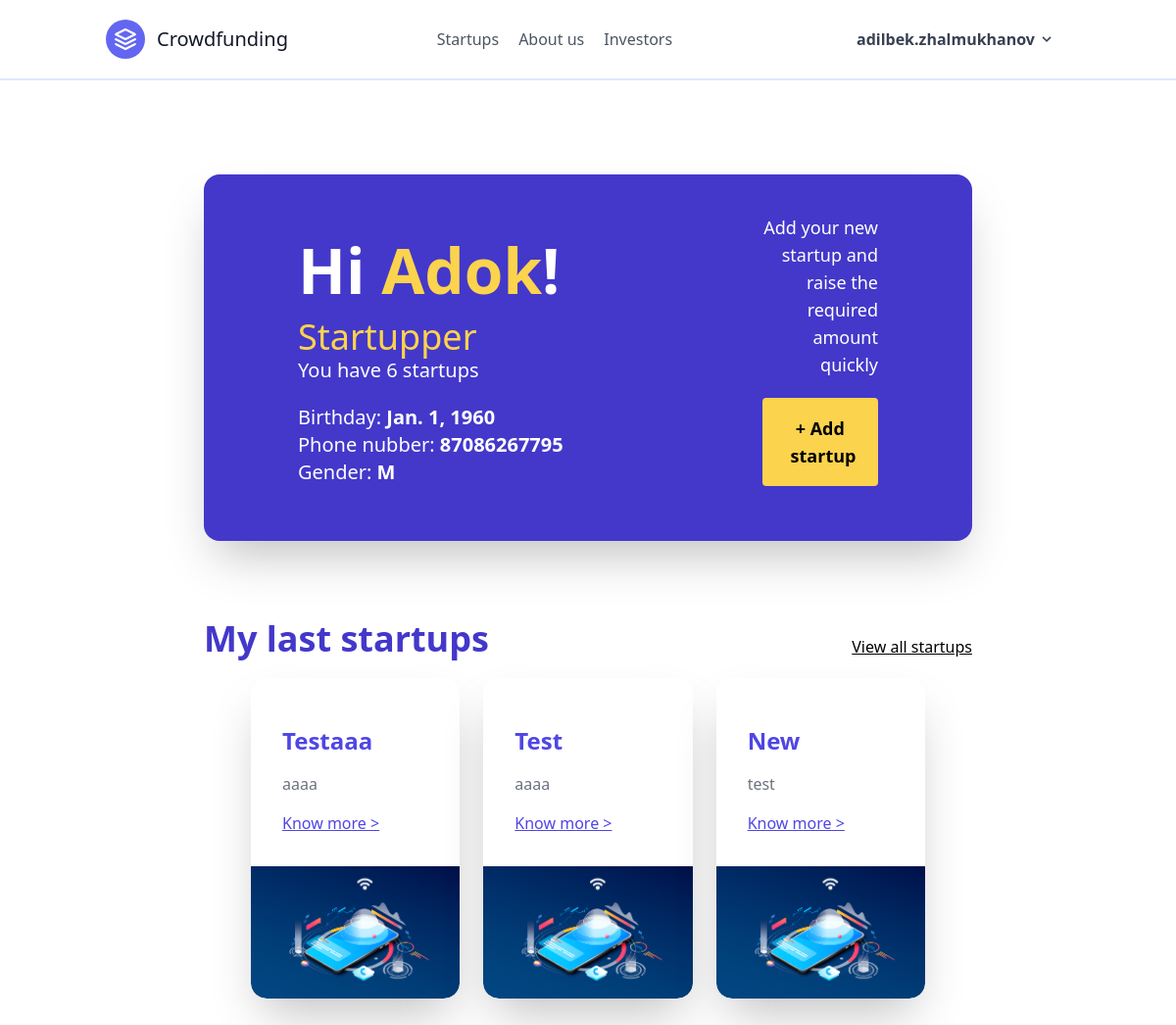
/myroom/ (signed in), run on the app's committed database.
### account/models.py (models this page shows, shortened)
class UserStartupper(models.Model):
    user = models.OneToOneField(User, on_delete=models.CASCADE)
    birth_date = models.DateField()
    phone = models.CharField(max_length=255)
    gender = models.CharField(max_length=1)

### startup/models.py (models this page shows, shortened)
class Startups(models.Model):
    startupper = models.ForeignKey(UserStartupper, on_delete=models.CASCADE)
    title = models.CharField(max_length=255)
    description = models.TextField(blank=True)
    date_uploaded = models.DateTimeField(auto_now_add=True)
    initial_capital = models.IntegerField()
    accumulated_capital = models.IntegerField()
    image = models.ImageField(null=True, blank=True, upload_to="images/")
    categories = [
        ('IT', 'IT'),
        ('Ecology', 'Ecology'),
        ('Electronic', 'Electronic'),
        ('Health', 'Health'),
        ('Education', 'Education'),
        ('Gaming', 'Gaming'),
        ('Small Business', 'Small Business'),
        ('Other', 'Other')
    ]
    category = models.CharField(max_length=20, choices=categories, default='Other')

### account/views.py (the view)
# urls.py: path('myroom/', myroom, name='myroom'),
def myroom(request):
    if request.user.is_authenticated:
        is_authenticated = True
        user = request.user
        user_id = request.user.id
        startupper = UserStartupper.objects.get(user_id=user_id)
        startup_list = Startups.objects.filter(startupper_id=startupper.pk)
        startup_count = len(startup_list)
        last_startup_list = startup_list.order_by('-id')[:3]
    context = {
        'user': user,
        'is_authenticated': is_authenticated,
        'startupper': startupper,
        'startup_list': last_startup_list,
        'startup_count': startup_count
    }
    return render(request, 'my_room_startupper.html', context=context)

### account/templates/my_room_startupper.html (shortened to what this page needs)
{% extends 'base.html' %}
{% block header %}
    <header class="text-gray-600 body-font border-b-2 border-indigo-100">
            <div class="container mx-auto flex flex-wrap p-5 flex-col md:flex-row items-center">
              <a class="flex title-font font-medium items-center text-gray-900 mb-4 md:mb-0">
                <svg xmlns="http://www.w3.org/2000/svg" fill="none" stroke="currentColor" stroke-linecap="round" stroke-linejoin="round" stroke-width="2" class="w-10 h-10 text-white p-2 bg-indigo-500 rounded-full" viewBox="0 0 24 24">
                  <path d="M12 2L2 7l10 5 10-5-10-5zM2 17l10 5 10-5M2 12l10 5 10-5"></path>
                </svg>
                <span class="ml-3 text-xl">Crowdfunding</span>
              </a>
              <nav class="md:ml-auto md:mr-auto flex flex-wrap items-center text-base justify-center">
                <a href="{% url 'startups' %}" class="cursor-pointer mr-5 hover:text-gray-900">Startups</a>
                <a class="cursor-pointer mr-5 hover:text-gray-900">About us</a>
                <a class="cursor-pointer mr-5 hover:text-gray-900">Investors</a>
              </nav>
                {% if is_authenticated %}
                    <div class="dropdown inline-block relative">
                    <button class="bg-indigo-0 text-gray-700 font-semibold py-2 px-4 rounded inline-flex items-center">
                      <span class="mr-1"> {{user.username}} </span>
                      <svg class="fill-current h-4 w-4" xmlns="http://www.w3.org/2000/svg" viewBox="0 0 20 20"><path d="M9.293 12.95l.707.707L15.657 8l-1.414-1.414L10 10.828 5.757 6.586 4.343 8z"/> </svg>
                    </button>
                  </div>
                {% endif %}
            </div>
          </header>
{% endblock %}
{% block body %}
<section class="w-full px-52">
        <section class="w-full mt-24">
          <div
            class="px-24 py-10 pb-14 bg-indigo-700 rounded-2xl shadow-2xl flex justify-between items-end"
          >
            <div>
              <h3 class="text-white text-[64px] font-bold">Hi <span class="text-amber-300">{{user.first_name}}</span>!</h3>
              <p class="text-amber-300 text-4xl">Startupper</p>
              <p class="text-white text-xl">You have {{startup_count}} startups</p>
              <p class="text-white text-xl mt-5">Birthday: <span class="font-bold">{{startupper.birth_date}}</span></p>
              <p class="text-white text-xl">Phone nubber: <span class="font-bold">{{startupper.phone}}</span></p>
              <p class="text-white text-xl">Gender: <span class="font-bold">{{startupper.gender}}</span></p>
            </div>
            <div class="w-1/5 flex flex-col items-end">
              <p class="text-lg text-right text-white">Add your new startup and raise the required amount quickly</p>
              <button
                      onclick="showMenu()"
              type="button"
              class="mt-5 font-bold w-full text-lg bg-amber-300 rounded text-gary-800 py-4 px-7 border border-transparent hover:bg-transparent hover:border-amber-300 hover:text-amber-300"
              >
                + Add startup
              </button>
            </div>
          </div>
        </section>
        <section class="my-20">
            {% if startup_list %}
              <div class="flex justify-between items-end">
                <h2 class="text-4xl font-bold text-indigo-700">My last startups</h2>
                <a href="#" class="underline hover:text-indigo-600">View all startups</a>
              </div>
              <section class="mt-5">
                  <div class="container m-auto px-6 text-gray-500 md:px-12 xl:px-0">
                      <div class="mx-auto grid gap-6 md:w-3/4 lg:w-full lg:grid-cols-3">
                            {% for startup in startup_list %}
                                <div class="bg-white rounded-2xl shadow-2xl overflow-hidden">
                                    <div class="px-8 pt-12">
                                        <div class="mb-8 space-y-4">
                                            <h3 class="text-2xl font-bold text-indigo-600">{{startup.title}}</h3>
                                            <p class="mb-6">{{startup.description|truncatewords:20}}</p>
                                            <a href="{% url 'project' startup.pk %}" class="block underline text-indigo-600">Know more ></a>
                                        </div>
                                    </div>
                                    <img src="/images/{{ startup.image }}" class="w-full rounded-b-2xl" alt="illustration" loading="lazy" width="900" height="600">
                                </div>
                            {% endfor %}
                      </div>
                  </div>
              </section>
            {% endif %}
        </section>
      </section>
{% endblock %}

### data on the page
UserStartupper: birth_date "Jan. 1, 1960", phone "87086267795", gender "M"
Startups: title "Testaaa", description "aaaa", image (picture)
Startups: title "Test", description "aaaa", image (picture)
Startups: title "New", description "test", image (picture)

### other printed values
{{ user.username }} "adilbek.zhalmukhanov"
{{ user.first_name }} "Adok"
{{ startup_count }} "6"
